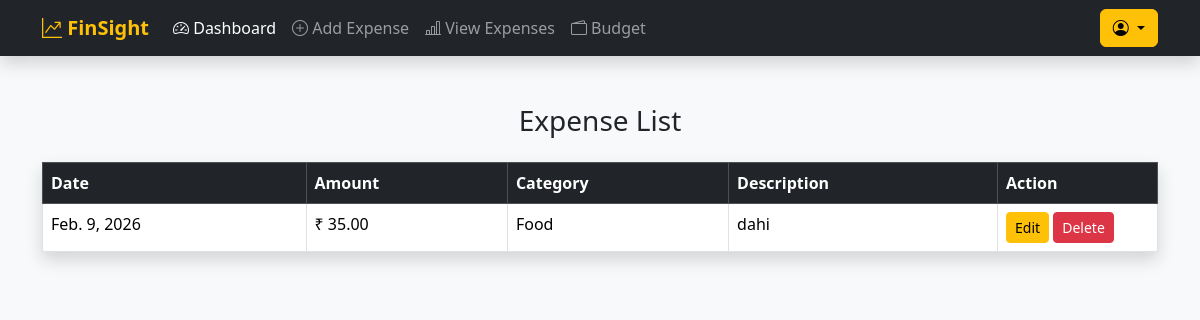
/webb/expenses/ (signed in), run on the app's committed database.
### web/models.py (models this page shows, shortened)
class expense(models.Model):
    user = models.ForeignKey(user, on_delete=models.CASCADE)
    date = models.DateField()
    amount = models.DecimalField(max_digits=10, decimal_places=2)
    category = models.CharField(max_length=100)
    description = models.TextField()

### web/views.py (the view)
# urls.py: path('expenses/', expense_list, name='expense_list'),
def expense_list(request):
    uid = request.session.get('user_id')
    if not uid:
        return redirect('login')
    data = expense.objects.filter(user_id=uid).order_by('-date')
    return render(request, 'expense_list.html', {'data': data})

### web/templates/expense_list.html (shortened to what this page needs)
<!DOCTYPE html>
<html>
<head>
    <link href="https://cdn.jsdelivr.net/npm/bootstrap@5.3.2/dist/css/bootstrap.min.css" rel="stylesheet">
    {% include "navbar.html" %}
</head>
<body class="bg-light">
<div class="container mt-5">
    <h3 class="text-center mb-4">Expense List</h3>
    <table class="table table-bordered table-hover shadow">
        <thead class="table-dark">
            <tr>
                <th>Date</th>
                <th>Amount</th>
                <th>Category</th>
                <th>Description</th>
                <th width="160">Action</th>
            </tr>
        </thead>
        <tbody>
            {% for e in data %}
            <tr>
                <td>{{ e.date }}</td>
                <td>₹ {{ e.amount }}</td>
                <td>{{ e.category }}</td>
                <td>{{ e.description }}</td>
                <td>
                    <button class="btn btn-sm btn-warning"
                            data-bs-toggle="modal"
                            data-bs-target="#editModal{{ e.id }}">
                        Edit
                    </button>
                    <a href="{% url 'delete_expense' e.id %}"
                       class="btn btn-sm btn-danger"
                       onclick="return confirm('Delete this expense?')">
                        Delete
                    </a>
                </td>
            </tr>
            {% endfor %}
        </tbody>
    </table>
</div>
</body>
</html>

### data on the page
expense: date "Feb. 9, 2026", amount "35.00", category "Food", description "dahi"
